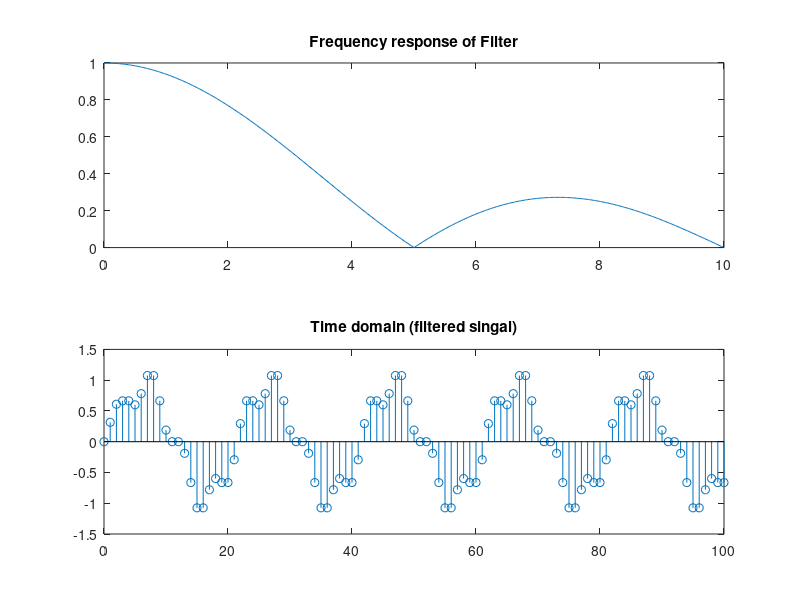

The MATLAB script that drew this image:
%Filtering Example
clear all;
clc;
%% Signal definition

n = 0:100; %time vector
F = 1; %frenquency in Hz
T = 0.05; %time in seconds
s = sin(2*pi*F*n*T);% signal

S=fft(s,128);
P=S.*conj(S);
f=(0:127)/128;

s2=s+sin(2*pi*4*n*T);
S2=fft(s2,128);
P2=S2.*conj(S2);

%% Filter

b=[1 1 1 1]/4;
a=1;
[H,w]=freqz(b,a);%Frequency response of the filter
sf=filter(b,a,s2);%Filtered signal

%% Plot

figure
subplot(2,1,1);
plot(w/pi/2/T,abs(H));%magnitude vs Frequency in Hz
title('Frequency response of Filter');
subplot(2,1,2);
stem(n,sf);
title('Time domain (filtered singal)');

 

